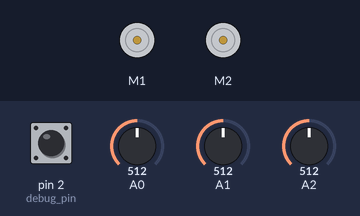
Recording of a sketch running on a simulated Arduino Uno, built with avr-gcc and run on an emulated ATmega328P. Parts: 2 × DC motor (green arrow = forward, orange = backward, longer = faster). The inputs (shaded band) are chosen by the test bench; at power-on: A0 = 512, pin 2 (debug_pin) HIGH, A1 = 512, A2 = 512.

Above: at 1.2 s.
1.3 s: A0 set to 497
At 2.6 s:
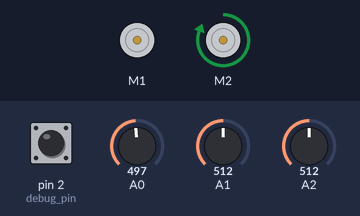
Timing chart, 0 to 4.3 s (numbered marks = the images above; inputs shaded):
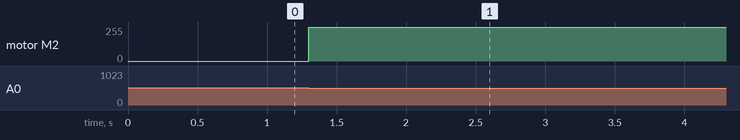

The sketch:

linus_simple_af_motorshield_v2.ino
```cpp
// Linus the Line-bot
// Follows a Black line on a White surface (poster-board and electrical tape).
// Code by JDW 2014 – feel free to modify.

#include <Wire.h>
#include <Adafruit_MotorShield.h>
#include "utility/Adafruit_PWMServoDriver.h"

// Create the motor shield object with the default I2C address
Adafruit_MotorShield AFMS = Adafruit_MotorShield();
// Or, create it with a different I2C address (say for stacking)
// Adafruit_MotorShield AFMS = Adafruit_MotorShield(0x61);

// Select which 'port' M1, M2, M3 or M4. In this case, M1
Adafruit_DCMotor *leftMotor = AFMS.getMotor(1);
Adafruit_DCMotor *rightMotor = AFMS.getMotor(2);
// You can also make another motor on port M2
//Adafruit_DCMotor *myOtherMotor = AFMS.getMotor(2);

// Create variables for sensor readings
int left = 0;
int center = 0;
int right = 0;

// value to define a threshold for whether reading white or black
int threshold = 512;

int debug_pin = 2;
boolean debug = false;

void setup(){
  Serial.begin(9600); // start serial monitor to see sensor readings

  AFMS.begin();  // create with the default frequency 1.6KHz
  //AFMS.begin(1000);  // OR with a different frequency, say 1KHz

  // Set the speed to start, from 0 (off) to 255 (max speed)
  leftMotor->setSpeed(255);
  rightMotor->setSpeed(255);
  leftMotor->run(FORWARD);
  rightMotor->run(FORWARD);
  // turn on motor
  leftMotor->run(RELEASE);
  rightMotor->run(RELEASE);

  // declare debug_pin as an INPUT
  pinMode(debug_pin, INPUT);
  // write enable pull-up resistor by writing D2 input pin HIGH
  digitalWrite(debug_pin, HIGH);
  // check D2 and if grounded, enable debugging mode
  if (digitalRead(debug_pin) == LOW) {
    debug = true;
  }
}

void update_sensors(){
  // this function simply reads the 3 infrared sensor values into variables
  // sensors are attached to Analog pins A0, A1, and A2
  left = analogRead(0);
  center = analogRead(1);
  right = analogRead(2);
}

void loop(){
  uint8_t i;

  // first, read the sensors
  update_sensors();

  // next, check the value of the center sensor to see if it is reading the black tape
  if (center < threshold){
    // if center sensor value is below threshold (ie. above the black tape), check surrounding sensors
    if (left > threshold && right > threshold){
      // if center is the only one reading black tape, drive forward
      left_motor_forward();
      right_motor_forward();
    }
    // the bot will stop when all sensors are above the black tape.
    else if (left < threshold && center < threshold && right < threshold){
      //  if all sensors are reading black, stop Linus.
      left_motor_stop();
      right_motor_stop();
    }
  }
  else {
    // if the center sensor is not reading the black tape, then check the left sensor
    if (left < threshold){
      // if the left sensor is reading the tape, we need to turn back to the left (ie. stop the left motor)
      left_motor_stop();
      right_motor_forward();
    }
    // then check the right sensor
    else if (right < threshold){
      // if the right sensor is reading the tape, we need to turn back to the right (ie. stop the right motor)
      left_motor_forward();
      right_motor_stop();
    }
  }
  if (debug){
    // if pin D2 was grounded when Linus was powered on, then write the sensor values to the serial monitor for debugging.
    serial_print_stuff();
  }
}

void serial_print_stuff(){
  // print each sensor value (from 0-1023) to the serial monitor
  // a low value indicates that the sensor is above the black tape
  Serial.print(left);
  Serial.print("   ");
  Serial.print(center);
  Serial.print("   ");
  Serial.println(right);
}

void left_motor_forward(){
  leftMotor->run(FORWARD);
}

void left_motor_stop(){
  leftMotor->run(RELEASE);
}

void right_motor_forward(){
  rightMotor->run(FORWARD);
}

void right_motor_stop(){
  rightMotor->run(RELEASE);
}
```

Measured:
- the behaviour switches between 512 and 511 on A0 (found by bisection; images 0 and 1)
- after the input at 1.3 s, motor M2: stopped → forward 255/255 at once
